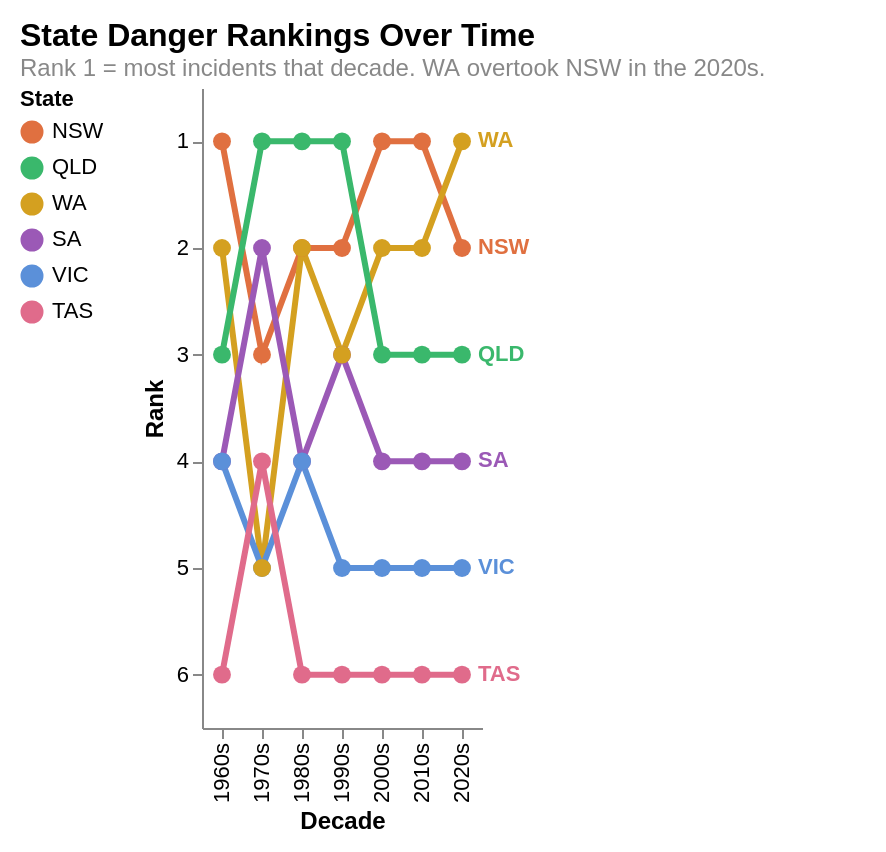

Express this chart as Vega-Lite.
### Vega-Lite specification from a JSON file in a GitHub repository (floating-point values rounded to 4 significant figures)
{"$schema": "https://vega.github.io/schema/vega-lite/v5.json", "title": {"text": "State Danger Rankings Over Time", "subtitle": "Rank 1 = most incidents that decade. WA overtook NSW in the 2020s.", "fontSize": 16, "fontWeight": "bold", "subtitleFontSize": 12, "subtitleColor": "#888888", "anchor": "start"}, "width": "container", "height": 320, "padding": {"top": 10, "left": 10, "right": 60, "bottom": 10}, "config": {"view": {"stroke": ""}}, "data": {"values": [{"decade": 1960, "state": "NSW", "rank": 1}, {"decade": 1960, "state": "WA", "rank": 2}, {"decade": 1960, "state": "QLD", "rank": 3}, {"decade": 1960, "state": "SA", "rank": 4}, {"decade": 1960, "state": "VIC", "rank": 4}, {"decade": 1960, "state": "TAS", "rank": 6}, {"decade": 1970, "state": "QLD", "rank": 1}, {"decade": 1970, "state": "SA", "rank": 2}, {"decade": 1970, "state": "NSW", "rank": 3}, {"decade": 1970, "state": "TAS", "rank": 4}, {"decade": 1970, "state": "VIC", "rank": 5}, {"decade": 1970, "state": "WA", "rank": 5}, {"decade": 1980, "state": "QLD", "rank": 1}, {"decade": 1980, "state": "NSW", "rank": 2}, {"decade": 1980, "state": "WA", "rank": 2}, {"decade": 1980, "state": "SA", "rank": 4}, {"decade": 1980, "state": "VIC", "rank": 4}, {"decade": 1980, "state": "TAS", "rank": 6}, {"decade": 1990, "state": "QLD", "rank": 1}, {"decade": 1990, "state": "NSW", "rank": 2}, {"decade": 1990, "state": "SA", "rank": 3}, {"decade": 1990, "state": "WA", "rank": 3}, {"decade": 1990, "state": "VIC", "rank": 5}, {"decade": 1990, "state": "TAS", "rank": 6}, {"decade": 2000, "state": "NSW", "rank": 1}, {"decade": 2000, "state": "WA", "rank": 2}, {"decade": 2000, "state": "QLD", "rank": 3}, {"decade": 2000, "state": "SA", "rank": 4}, {"decade": 2000, "state": "VIC", "rank": 5}, {"decade": 2000, "state": "TAS", "rank": 6}, {"decade": 2010, "state": "NSW", "rank": 1}, {"decade": 2010, "state": "WA", "rank": 2}, {"decade": 2010, "state": "QLD", "rank": 3}, {"decade": 2010, "state": "SA", "rank": 4}, {"decade": 2010, "state": "VIC", "rank": 5}, {"decade": 2010, "state": "TAS", "rank": 6}, {"decade": 2020, "state": "WA", "rank": 1}, {"decade": 2020, "state": "NSW", "rank": 2}, {"decade": 2020, "state": "QLD", "rank": 3}, {"decade": 2020, "state": "SA", "rank": 4}, {"decade": 2020, "state": "VIC", "rank": 5}, {"decade": 2020, "state": "TAS", "rank": 6}]}, "layer": [{"mark": {"type": "line", "strokeWidth": 3, "opacity": 1}, "encoding": {"x": {"field": "decade", "type": "ordinal", "axis": {"title": "Decade", "titleFontSize": 12, "labelFontSize": 11, "labelExpr": "datum.value + 's'", "grid": false}}, "y": {"field": "rank", "type": "quantitative", "scale": {"domain": [6.5, 0.5]}, "axis": {"title": "Rank", "titleFontSize": 12, "labelFontSize": 11, "tickCount": 6, "grid": false, "gridColor": "#eeeeee"}}, "color": {"field": "state", "type": "nominal", "scale": {"domain": ["NSW", "QLD", "WA", "SA", "VIC", "TAS"], "range": ["#E07040", "#3AB86C", "#D4A020", "#9B59B6", "#5B90D9", "#E06B8B"]}, "legend": {"title": "State", "titleFontSize": 11, "labelFontSize": 11, "orient": "left"}}, "detail": {"field": "state"}}}, {"mark": {"type": "point", "filled": true, "size": 80, "opacity": 1}, "encoding": {"x": {"field": "decade", "type": "ordinal"}, "y": {"field": "rank", "type": "quantitative", "scale": {"domain": [6.5, 0.5]}}, "color": {"field": "state", "type": "nominal", "scale": {"domain": ["NSW", "QLD", "WA", "SA", "VIC", "TAS"], "range": ["#E07040", "#3AB86C", "#D4A020", "#9B59B6", "#5B90D9", "#E06B8B"]}}, "tooltip": [{"field": "decade", "title": "Decade"}, {"field": "state", "title": "State"}, {"field": "rank", "title": "Rank"}]}}, {"transform": [{"filter": "datum.decade === 2020"}], "mark": {"type": "text", "align": "left", "dx": 8, "fontSize": 11, "fontWeight": "bold"}, "encoding": {"x": {"field": "decade", "type": "ordinal"}, "y": {"field": "rank", "type": "quantitative", "scale": {"domain": [6.5, 0.5]}}, "text": {"field": "state", "type": "nominal"}, "color": {"field": "state", "type": "nominal", "scale": {"domain": ["NSW", "QLD", "WA", "SA", "VIC", "TAS"], "range": ["#E07040", "#3AB86C", "#D4A020", "#9B59B6", "#5B90D9", "#E06B8B"]}}}}]}
